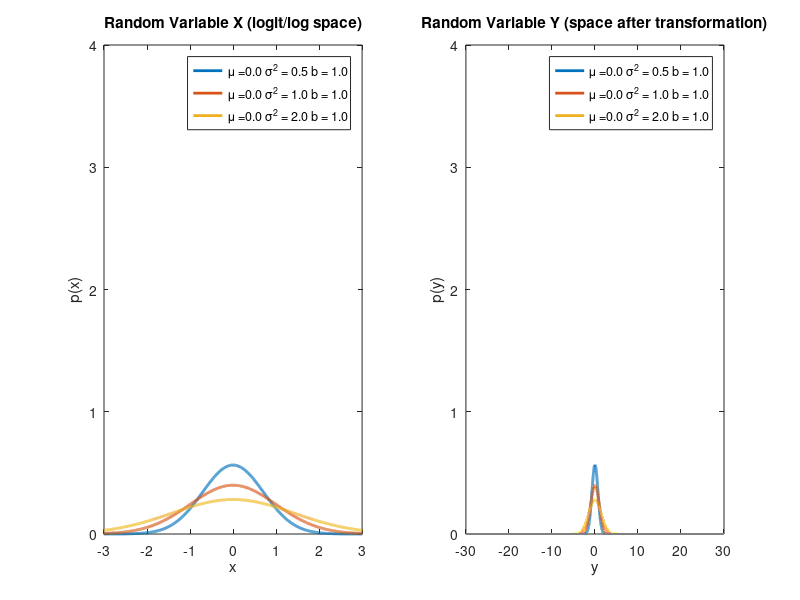

MATLAB code for this plot:
% -------------------------------------------------------------------------
% This script shows conversion of probability distribution from logit/log 
% space and allows you to compare different prior means and variances.
% -------------------------------------------------------------------------


%% Options
% Array or single value
muArray    = [0 0 0];   % Mean
sigmaArray = [.5 1 2]; % Variance! NOT standard deviation
bArray     = [1 1 1];   % upper Bound for logit
myTrafo    = 'nat';       % 'logit','log, or 'nat' (no transformation)

% Plotting boundaries of real-valued random variable before transformation
xmax      = 300;
dx        = .001;

% Plot numerical estimate of cumulative density function from PDF as well
doPlotCdf = false;


%% Loop over computation and plotting for different distro parameters
nDistros = numel(sigmaArray);

for iDistro = 1:nDistros
    mu = muArray(iDistro);
    sigma = sqrt(sigmaArray(iDistro)); % matlab convention transform variance -> std
    b = bArray(iDistro);
    
    switch myTrafo
        case 'nat'
            trafo = @(x) x;
            invtrafo = @(x)  x;
            ddy_invtrafo = @(y) 1;
        case 'logit'
            trafo = @(x) tapas_sgm(x,b);
            invtrafo = @(y) tapas_logit(y, b);
            ddy_invtrafo = @(y) 1./(y.*(1-y));
        case 'log'
            trafo = @(x) exp(x);
            invtrafo = @(y) log(y);
            ddy_invtrafo = @(y) 1./y;
    end
    
    
    %% Compute PDFs before/after trafo
    x = -xmax:dx:xmax;
    y = trafo(x);
    
    % Remove boundary y's (0,1 for logit)
    switch myTrafo
        case 'nat'
            y = y(y>mu-30 & y < mu+30);
        case 'logit'
            y = y(y>0 & y<b);
        case 'log'
            y = y(y>0 & y<4); % Up to + infinity, but hard to see :-)
    end
    px = normpdf(x, mu, sigma);
    
    % Using transformation of random variables:
    % p_Y(y) = p_X(g^-1(y))*abs(( d/dy g^-1(y) ))
    py = normpdf(invtrafo(y), mu, sigma).*abs(ddy_invtrafo(y));
    
    %% Plot results
    if iDistro == 1
        stringTitle = 'Conversion of probability distro of logit-Gaussian random variable';
        figure('Name', stringTitle);
    end
    
    stringLegend{iDistro} = sprintf('\\mu =%.1f \\sigma^2 = %.1f b = %.1f', ...
        mu, sigma^2, b);
    
    subplot(1,2,1);
    plot(x,px, 'LineWidth', 2); hold all;
    
    if iDistro == nDistros
        title('Random Variable X (logit/log space)');
        xlabel('x');
        ylabel('p(x)');
        ylim([0 4]);
        xlim([-3 3]);
        legend(stringLegend{:});
    end
    
    subplot(1,2,2);
    plot(y,py, 'LineWidth', 2); hold all;
    
    if doPlotCdf
        plot(y(1:end-1),cumsum(py(1:end-1).*diff(y)), '--');
    end
    
    if iDistro == nDistros
        title('Random Variable Y (space after transformation)');
        xlabel('y');
        ylabel('p(y)');
        ylim([0 4]);
        legend(stringLegend{:});
    end
    
end